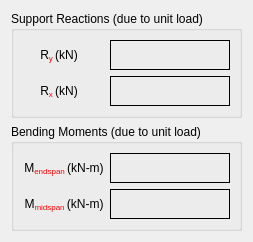
          <widget class="QWidget" name="tab_3">
           <attribute name="title">
            <string>Straining Actions</string>
           </attribute>
           <layout class="QVBoxLayout" name="verticalLayout_7">
            <item>
             <widget class="QGroupBox" name="groupBox_2">
              <property name="title">
               <string>Support Reactions (due to unit load)</string>
              </property>
              <layout class="QGridLayout" name="gridLayout_10">
               <property name="leftMargin">
                <number>0</number>
               </property>
               <item row="0" column="0">
                <widget class="QLabel" name="label_38">
                 <property name="minimumSize">
                  <size>
                   <width>0</width>
                   <height>30</height>
                  </size>
                 </property>
                 <property name="maximumSize">
                  <size>
                   <width>160</width>
                   <height>16777215</height>
                  </size>
                 </property>
                 <property name="text">
                  <string>&lt;html&gt;&lt;head/&gt;&lt;body&gt;&lt;p&gt;R&lt;span style=&quot; color:#ff0000; vertical-align:sub;&quot;&gt;y &lt;/span&gt;(kN)&lt;/p&gt;&lt;/body&gt;&lt;/html&gt;</string>
                 </property>
                 <property name="alignment">
                  <set>Qt::AlignCenter</set>
                 </property>
                </widget>
               </item>
               <item row="0" column="1">
                <widget class="QLabel" name="label_39">
                 <property name="minimumSize">
                  <size>
                   <width>120</width>
                   <height>30</height>
                  </size>
                 </property>
                 <property name="maximumSize">
                  <size>
                   <width>100</width>
                   <height>30</height>
                  </size>
                 </property>
                 <property name="font">
                  <font>
                   <pointsize>12</pointsize>
                  </font>
                 </property>
                 <property name="toolTip">
                  <string>&lt;html&gt;&lt;head/&gt;&lt;body&gt;&lt;p&gt;&lt;span style=&quot; font-size:12pt;&quot;&gt;Span - d&lt;/span&gt;&lt;span style=&quot; font-size:12pt; color:#ff0000; vertical-align:sub;&quot;&gt;col&lt;/span&gt;&lt;/p&gt;&lt;/body&gt;&lt;/html&gt;</string>
                 </property>
                 <property name="frameShape">
                  <enum>QFrame::Box</enum>
                 </property>
                 <property name="text">
                  <string/>
                 </property>
                 <property name="alignment">
                  <set>Qt::AlignCenter</set>
                 </property>
                </widget>
               </item>
               <item row="1" column="0">
                <widget class="QLabel" name="label_41">
                 <property name="minimumSize">
                  <size>
                   <width>0</width>
                   <height>30</height>
                  </size>
                 </property>
                 <property name="maximumSize">
                  <size>
                   <width>160</width>
                   <height>16777215</height>
                  </size>
                 </property>
                 <property name="text">
                  <string>&lt;html&gt;&lt;head/&gt;&lt;body&gt;&lt;p&gt;R&lt;span style=&quot; color:#ff0000; vertical-align:sub;&quot;&gt;x &lt;/span&gt;(kN)&lt;/p&gt;&lt;/body&gt;&lt;/html&gt;</string>
                 </property>
                 <property name="alignment">
                  <set>Qt::AlignCenter</set>
                 </property>
                </widget>
               </item>
               <item row="1" column="1">
                <widget class="QLabel" name="label_40">
                 <property name="minimumSize">
                  <size>
                   <width>120</width>
                   <height>30</height>
                  </size>
                 </property>
                 <property name="maximumSize">
                  <size>
                   <width>100</width>
                   <height>30</height>
                  </size>
                 </property>
                 <property name="font">
                  <font>
                   <pointsize>12</pointsize>
                  </font>
                 </property>
                 <property name="toolTip">
                  <string>&lt;html&gt;&lt;head/&gt;&lt;body&gt;&lt;p&gt;&lt;span style=&quot; font-size:12pt;&quot;&gt;Span - d&lt;/span&gt;&lt;span style=&quot; font-size:12pt; color:#ff0000; vertical-align:sub;&quot;&gt;col&lt;/span&gt;&lt;/p&gt;&lt;/body&gt;&lt;/html&gt;</string>
                 </property>
                 <property name="frameShape">
                  <enum>QFrame::Box</enum>
                 </property>
                 <property name="text">
                  <string/>
                 </property>
                 <property name="alignment">
                  <set>Qt::AlignCenter</set>
                 </property>
                </widget>
               </item>
              </layout>
             </widget>
            </item>
            <item>
             <widget class="QGroupBox" name="groupBox_3">
              <property name="title">
               <string>Bending Moments (due to unit load)</string>
              </property>
              <layout class="QGridLayout" name="gridLayout_11">
               <property name="leftMargin">
                <number>10</number>
               </property>
               <item row="0" column="0">
                <widget class="QLabel" name="label_42">
                 <property name="minimumSize">
                  <size>
                   <width>0</width>
                   <height>30</height>
                  </size>
                 </property>
                 <property name="maximumSize">
                  <size>
                   <width>160</width>
                   <height>16777215</height>
                  </size>
                 </property>
                 <property name="text">
                  <string>&lt;html&gt;&lt;head/&gt;&lt;body&gt;&lt;p&gt;M&lt;span style=&quot; color:#ff0000; vertical-align:sub;&quot;&gt;endspan &lt;/span&gt;(kN-m)&lt;/p&gt;&lt;/body&gt;&lt;/html&gt;</string>
                 </property>
                 <property name="alignment">
                  <set>Qt::AlignCenter</set>
                 </property>
                </widget>
               </item>
               <item row="0" column="1">
                <widget class="QLabel" name="label_43">
                 <property name="minimumSize">
                  <size>
                   <width>120</width>
                   <height>30</height>
                  </size>
                 </property>
                 <property name="maximumSize">
                  <size>
                   <width>100</width>
                   <height>30</height>
                  </size>
                 </property>
                 <property name="font">
                  <font>
                   <pointsize>12</pointsize>
                  </font>
                 </property>
                 <property name="toolTip">
                  <string>&lt;html&gt;&lt;head/&gt;&lt;body&gt;&lt;p&gt;&lt;span style=&quot; font-size:12pt;&quot;&gt;Span - d&lt;/span&gt;&lt;span style=&quot; font-size:12pt; color:#ff0000; vertical-align:sub;&quot;&gt;col&lt;/span&gt;&lt;/p&gt;&lt;/body&gt;&lt;/html&gt;</string>
                 </property>
                 <property name="frameShape">
                  <enum>QFrame::Box</enum>
                 </property>
                 <property name="text">
                  <string/>
                 </property>
                 <property name="alignment">
                  <set>Qt::AlignCenter</set>
                 </property>
                </widget>
               </item>
               <item row="1" column="0">
                <widget class="QLabel" name="label_44">
                 <property name="minimumSize">
                  <size>
                   <width>0</width>
                   <height>30</height>
                  </size>
                 </property>
                 <property name="maximumSize">
                  <size>
                   <width>160</width>
                   <height>16777215</height>
                  </size>
                 </property>
                 <property name="text">
                  <string>&lt;html&gt;&lt;head/&gt;&lt;body&gt;&lt;p&gt;M&lt;span style=&quot; color:#ff0000; vertical-align:sub;&quot;&gt;midspan &lt;/span&gt;(kN-m)&lt;/p&gt;&lt;/body&gt;&lt;/html&gt;</string>
                 </property>
                 <property name="alignment">
                  <set>Qt::AlignCenter</set>
                 </property>
                </widget>
               </item>
               <item row="1" column="1">
                <widget class="QLabel" name="label_45">
                 <property name="minimumSize">
                  <size>
                   <width>120</width>
                   <height>30</height>
                  </size>
                 </property>
                 <property name="maximumSize">
                  <size>
                   <width>100</width>
                   <height>30</height>
                  </size>
                 </property>
                 <property name="font">
                  <font>
                   <pointsize>12</pointsize>
                  </font>
                 </property>
                 <property name="toolTip">
                  <string>&lt;html&gt;&lt;head/&gt;&lt;body&gt;&lt;p&gt;&lt;span style=&quot; font-size:12pt;&quot;&gt;Span - d&lt;/span&gt;&lt;span style=&quot; font-size:12pt; color:#ff0000; vertical-align:sub;&quot;&gt;col&lt;/span&gt;&lt;/p&gt;&lt;/body&gt;&lt;/html&gt;</string>
                 </property>
                 <property name="frameShape">
                  <enum>QFrame::Box</enum>
                 </property>
                 <property name="text">
                  <string/>
                 </property>
                 <property name="alignment">
                  <set>Qt::AlignCenter</set>
                 </property>
                </widget>
               </item>
              </layout>
             </widget>
            </item>
           </layout>
          </widget>
